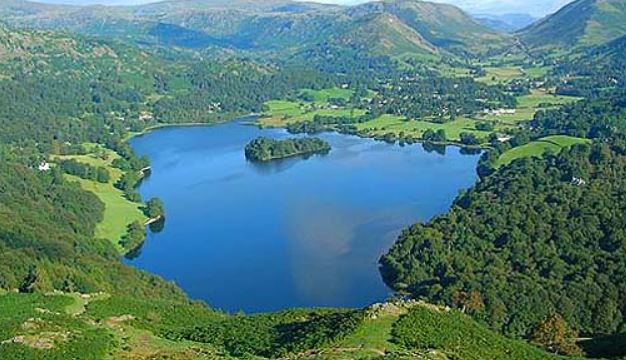
#> input picture Actividad3/Imagenes/OtroLago.JPG, 626 x 360 px
$ python -i utils.py   (imports and definitions only)   (older library calls are emulated)
#> lines starting #> are read from the running program, lines starting #| are printed output that depends on the picture; after the words box and inside, x2 and y2 are one past the last pixel; in counts of white or black regions, pixels touching at a corner belong together
import numpy as np
import matplotlib.pyplot as plt
import cv2
import skimage
from skimage.color import rgb2gray
from skimage.filters import gaussian
from skimage.segmentation import active_contour

from skimage.filters import gaussian
from skimage.segmentation import (active_contour, quickshift)

import skimage.filters as skfilt
from sklearn.cluster import KMeans
from skimage.color import rgb2gray, rgb2hsv
from skimage.morphology import disk
from skimage.morphology import erosion
from skimage.morphology import disk
from skimage.filters import gaussian
from skimage.segmentation import quickshift

from typing import List, Tuple

from Graph import Graph

# [10 lines left out: functions dice_score, generate_ground_truth_mask, not called in this run]

class ActiveContour():
    def __init__(self) -> None:
        pass

    # [65 lines left out: function segment, not called in this run]

class KMeansSegmenter():
    def __init__(self) -> None:
        pass

    def segmentacion(self, img):
        img = gaussian(img,2) #Aplicamos un filtro Gaussiano a la imagen
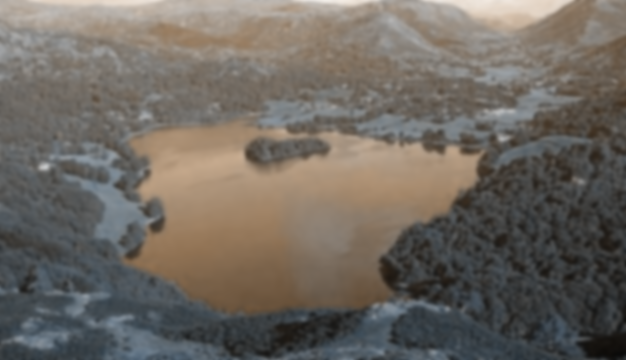
#> img: shape (360, 626, 3) float64; mean of channels 0, 1, 2 0.382, 0.411, 0.435; drawn as B, G, R
        hsv_img = rgb2hsv(img) # Pasamos la imagen a hsvm (Hue, Saturation, Value)
#> hsv_img: shape (360, 626, 3) float64; mean of channels 0, 1, 2 0.429, 0.16, 0.447
        hue_img = hsv_img[:, :, 0] # Nos quedamos con el canal Hue del hsv, para segmentar de la mejor manera posible.
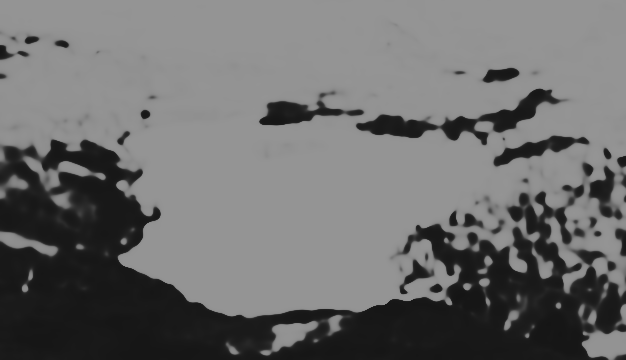
#> hue_img: shape (360, 626) float64; min 0.085, max 0.584, mean 0.429

        ar_hue_img = np.asarray(hue_img,dtype=np.float) # Nos aseguramos que tenemos un array
        col_ar_hue_img = ar_hue_img.reshape((-1, 1)) # Pasamos los datos del array de la imagen a un formato columna

        k_means = KMeans(n_clusters=2,random_state=42)  #Función K means
        k_means.fit(col_ar_hue_img) #Entrenamos el algoritmo Kmeans para los datos que tenemos

        centroides = k_means.cluster_centers_ #Extraemos los centroides
        etiquetas = k_means.labels_  #Extraemos las etiquetas

        eleccion = np.choose(etiquetas, centroides) #Realiza la elección de cada centroide para cada etiqueta
        eleccion.shape = ar_hue_img.shape # Iguala dimensiones imagen original
        comparador = eleccion.copy() #Crea copia de eleccion

        #Binarizamos la imagen
        comparador[comparador >= 0.9] = 0
        comparador[comparador < 0.15] = 0
        comparador.shape
        thresh =  skfilt.threshold_otsu(comparador)

        binary = comparador > thresh
        binary_neg = ~binary

        invert_mask = np.invert(binary_neg)

        #Aplicamos una erosion para quitar ruido
        elemento_estructural=disk(2)
        img_erosion=erosion(invert_mask,elemento_estructural)

        return img_erosion

class QuickShift():
    # [46 lines left out: functions __init__, segment_image, not called in this run]

class SuperSegmenter():
    def __init__(self, masks_pred: List[np.ndarray], shape):
        self._masks_pred = masks_pred
        self._shape = shape

    # [16 lines left out: functions generate_mask, _get_majority, not called in this run]


class Felzenswab(Graph):

    def __init__(self,file_path, points):
        super().__init__(file_path)
        self.point = points

    # [15 lines left out: function mask, not called in this run]


>>> import cv2
>>> picture = cv2.cvtColor(cv2.imread('Imagenes/OtroLago.JPG'), cv2.COLOR_BGR2RGB)
>>> result = KMeansSegmenter().segmentacion(picture)
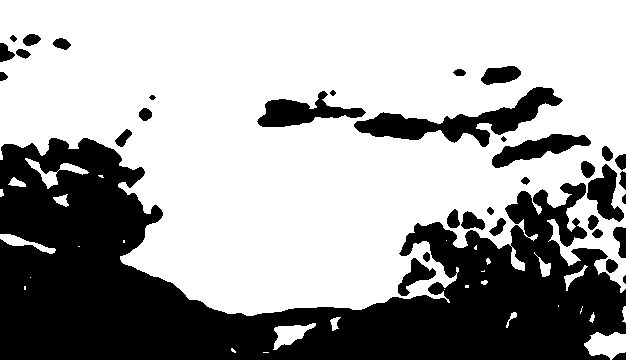
#> result: shape (360, 626) bool; 64.4% white; 36 black regions, largest, box (x1, y1, x2, y2) and area: (0, 138, 626, 360) 67664, (354, 87, 563, 147) 4060, (257, 91, 366, 127) 1818

$ run again, on Actividad3/Imagenes/lago.jpg
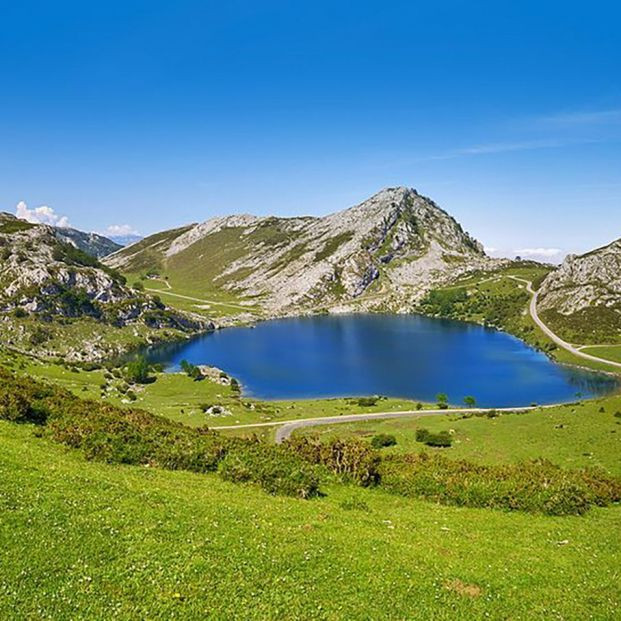
#> input picture Actividad3/Imagenes/lago.jpg, 621 x 621 px
#> hsv_img: shape (621, 621, 3) float64; mean of channels 0, 1, 2 0.312, 0.286, 0.538
#> in segmentacion, `hue_img = hsv_img[:, :, 0]`:
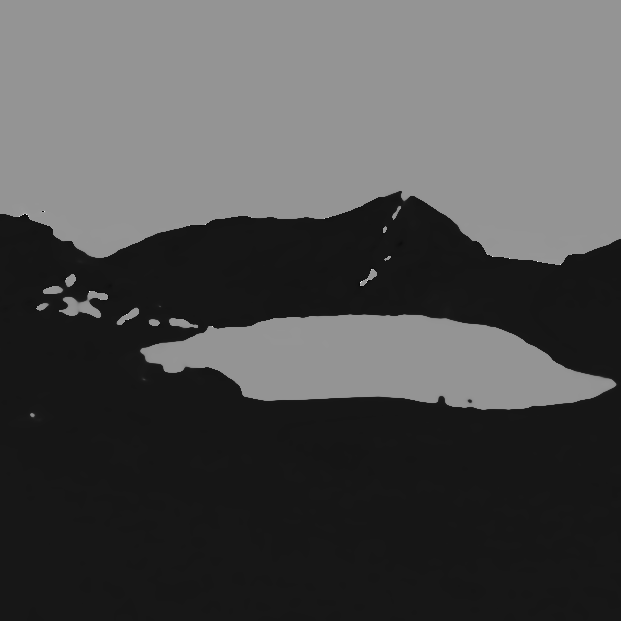
#> hue_img: shape (621, 621) float64; min 0.0067, max 0.997, mean 0.312
#> `result = KMeansSegmenter().segmentacion(picture)`:
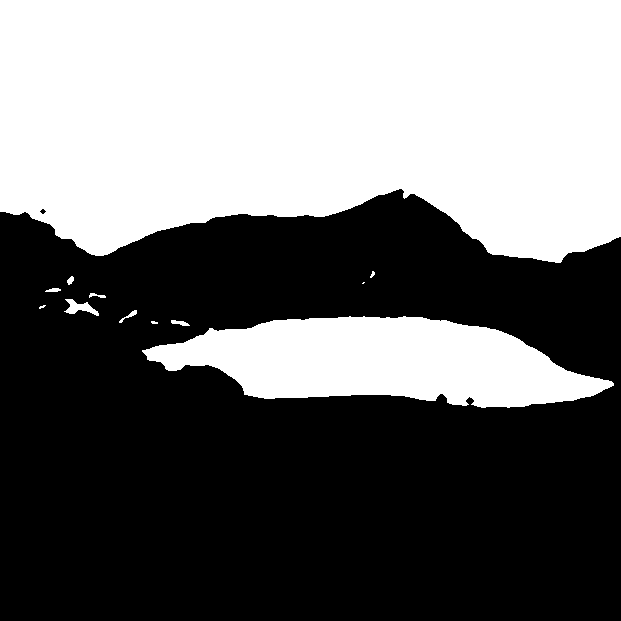
#> result: shape (621, 621) bool; 44.1% white; 12 white regions (3 under 20 px), largest, box (x1, y1, x2, y2) and area: (0, 0, 621, 263) 141721, (142, 316, 614, 408) 27760, (64, 299, 99, 316) 271

$ run again, on Actividad3/Imagenes/lagoMontaña.jpg
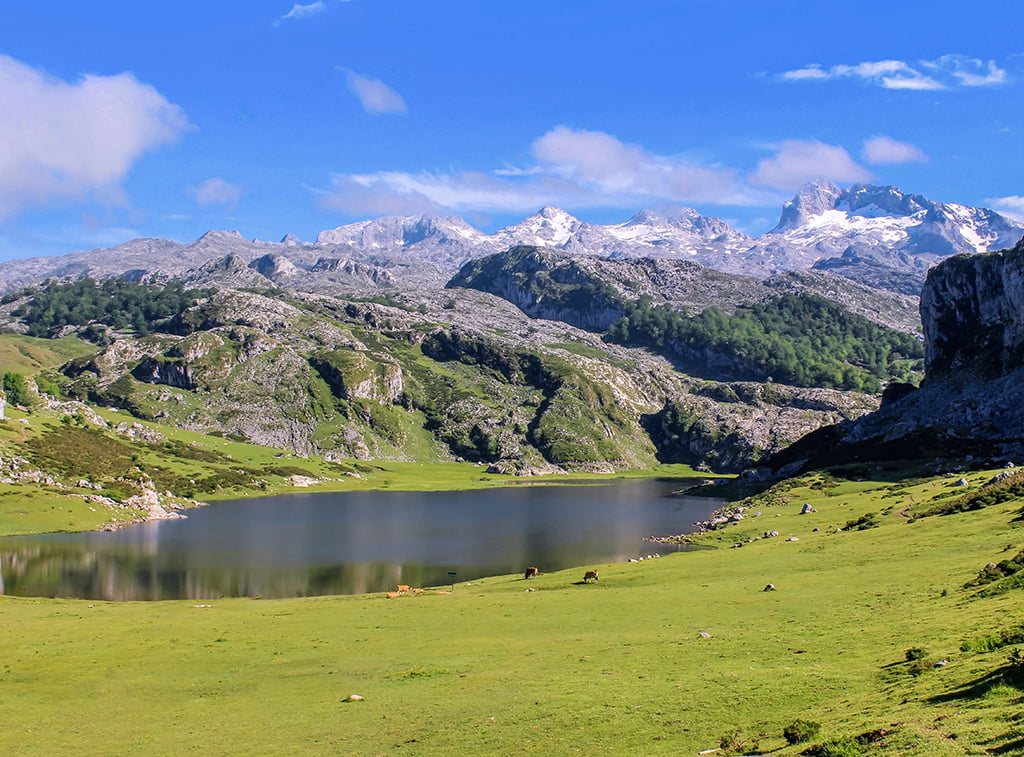
#> input picture Actividad3/Imagenes/lagoMontaña.jpg, 1024 x 757 px
#> hsv_img: shape (757, 1024, 3) float64; mean of channels 0, 1, 2 0.359, 0.204, 0.562
#> in segmentacion, `hue_img = hsv_img[:, :, 0]`:
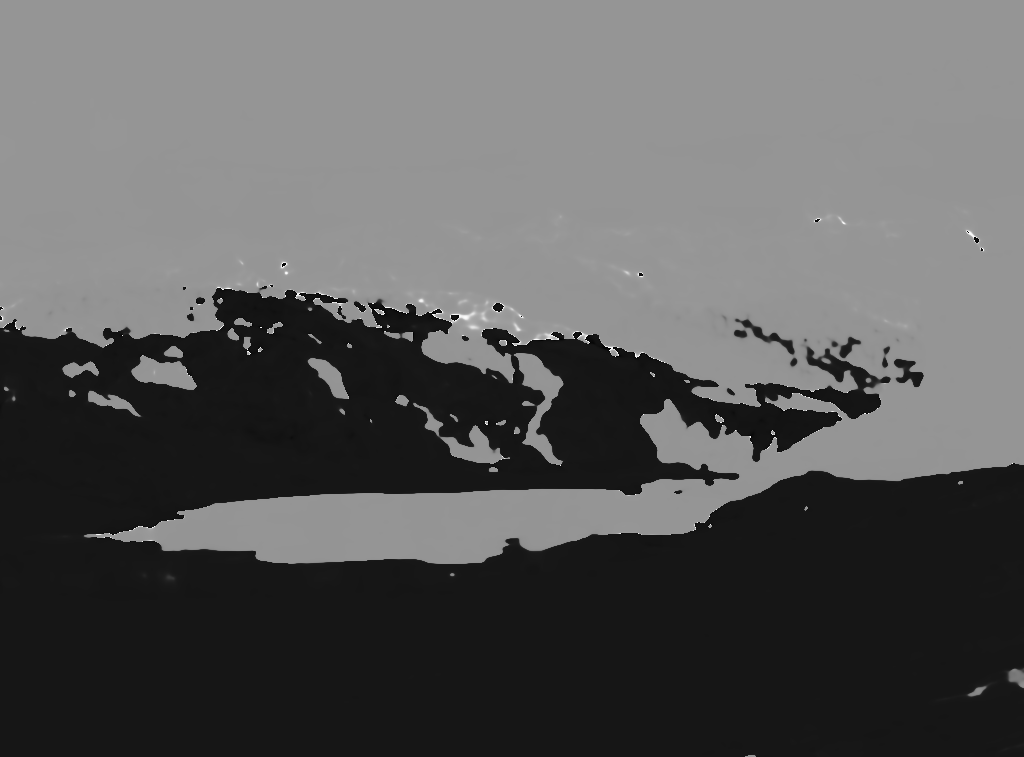
#> hue_img: shape (757, 1024) float64; min 1.11e-05, max 1, mean 0.359
#> `result = KMeansSegmenter().segmentacion(picture)`:
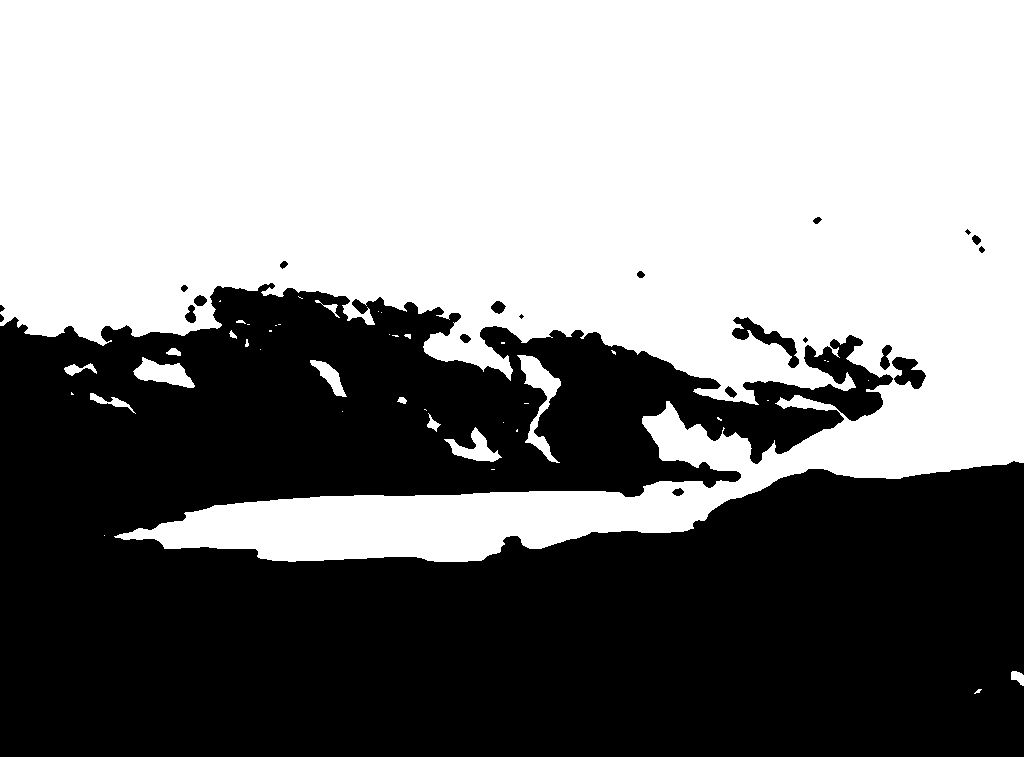
#> result: shape (757, 1024) bool; 52.6% white; 21 black regions (3 under 20 px), largest, box (x1, y1, x2, y2) and area: (0, 283, 1024, 757) 364893, (732, 317, 799, 368) 964, (892, 357, 926, 389) 656

$ run again, on Actividad3/Imagenes/zakopane.jpg
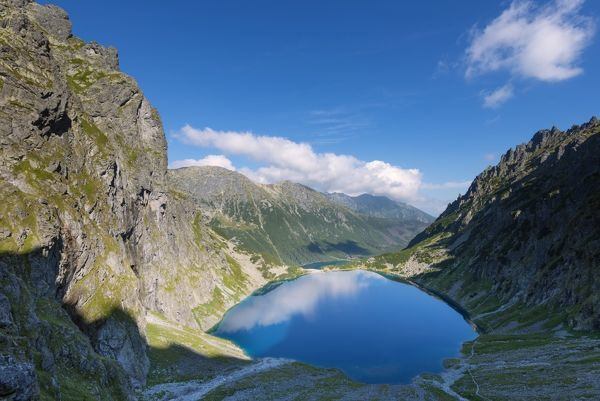
#> input picture Actividad3/Imagenes/zakopane.jpg, 600 x 401 px
#> hsv_img: shape (401, 600, 3) float64; mean of channels 0, 1, 2 0.45, 0.182, 0.473
#> in segmentacion, `hue_img = hsv_img[:, :, 0]`:
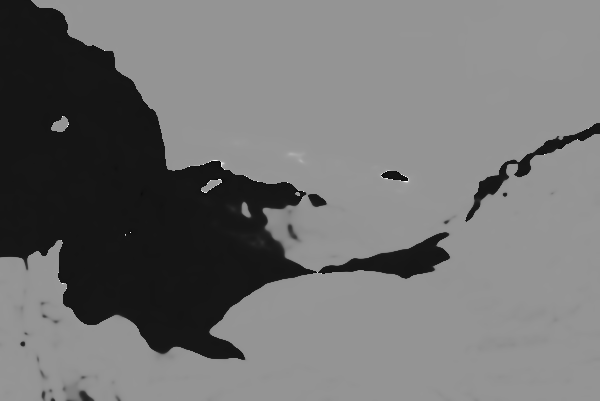
#> hue_img: shape (401, 600) float64; min 0.00161, max 1, mean 0.45
#> `result = KMeansSegmenter().segmentacion(picture)`:
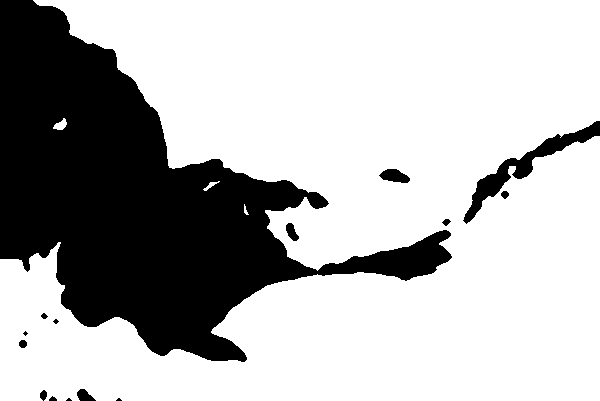
#> result: shape (401, 600) bool; 71.6% white; 15 black regions (4 under 20 px), largest, box (x1, y1, x2, y2) and area: (0, 0, 452, 362) 65254, (463, 121, 600, 224) 2287, (379, 169, 410, 183) 291
